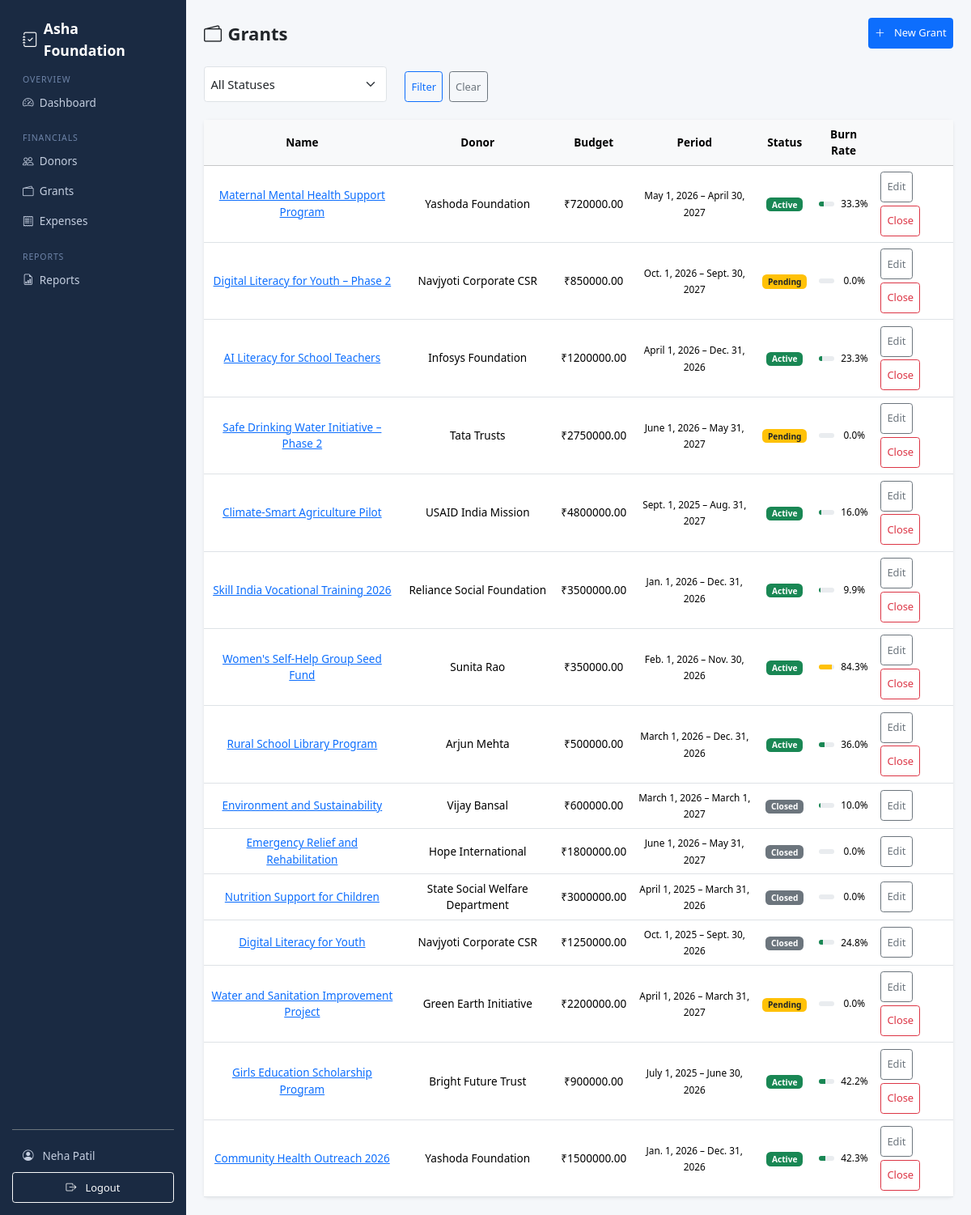
Screenshot of /grants/ (signed in) with the database file from the repository.
### apps/accounts/models.py (models this page shows, shortened)
class User(AbstractUser):
    ROLE_ADMIN = "admin"
    ROLE_FINANCE = "finance"
    ROLE_AUDITOR = "auditor"
    ROLE_CHOICES = [
        (ROLE_ADMIN, "Admin"),
        (ROLE_FINANCE, "Finance Manager"),
        (ROLE_AUDITOR, "Auditor"),
    ]
    role = models.CharField(
        max_length=20,
        choices=ROLE_CHOICES,
        default=ROLE_AUDITOR,
    )
    phone = models.CharField(max_length=20, blank=True)
    @property
    def is_admin_role(self):
        return self.role == self.ROLE_ADMIN
    @property
    def is_finance(self):
        return self.role == self.ROLE_FINANCE
    @property
    def is_auditor(self):
        return self.role == self.ROLE_AUDITOR
    @property
    def can_write(self):
        return self.role == self.ROLE_FINANCE

### apps/grants/models.py (models this page shows, shortened)
class Grant(models.Model):
    STATUS_PENDING = "pending"
    STATUS_ACTIVE = "active"
    STATUS_CLOSED = "closed"
    STATUS_CHOICES = [
        (STATUS_PENDING, "Pending"),
        (STATUS_ACTIVE, "Active"),
        (STATUS_CLOSED, "Closed"),
    ]
    donor = models.ForeignKey(Donor, on_delete=models.PROTECT, related_name="grants")
    name = models.CharField(max_length=250)
    total_amount = models.DecimalField(max_digits=14, decimal_places=2)
    start_date = models.DateField()
    end_date = models.DateField()
    purpose = models.TextField()
    status = models.CharField(max_length=10, choices=STATUS_CHOICES, default=STATUS_PENDING)
    agreement_file = models.FileField(upload_to="grants/agreements/", blank=True, null=True)
    is_active = models.BooleanField(default=True)  # soft delete
    created_at = models.DateTimeField(auto_now_add=True)
    updated_at = models.DateTimeField(auto_now=True)
    class Meta:
        ordering = ["-created_at"]
    @property
    def utilized_amount(self):
        from django.db.models import Sum
        result = self.allocations.filter(expense__is_active=True).aggregate(total=Sum("allocated_amount"))
        return result["total"] or 0
    @property
    def burn_rate(self):
        if self.total_amount == 0:
            return 0
        return round((self.utilized_amount / self.total_amount) * 100, 1)

### apps/donors/models.py (models this page shows, shortened)
class Donor(models.Model):
    TYPE_INDIVIDUAL = "individual"
    TYPE_ORGANIZATION = "organization"
    TYPE_GOVERNMENT = "government"
    TYPE_CORPORATE = "corporate"
    TYPE_CHOICES = [
        (TYPE_INDIVIDUAL, "Individual"),
        (TYPE_ORGANIZATION, "Organization"),
        (TYPE_GOVERNMENT, "Government"),
        (TYPE_CORPORATE, "Corporate"),
    ]
    name = models.CharField(
        max_length=200,
        help_text="Full name of the donor (individual, organization, or agency)"
    )
    donor_type = models.CharField(
        max_length=20,
        choices=TYPE_CHOICES,
        default=TYPE_INDIVIDUAL,
        help_text="Category of donor for classification"
    )
    email = models.EmailField(
        blank=True,
        help_text="Contact email address"
    )
    phone = models.CharField(
        max_length=20,
        blank=True,
        help_text="Contact phone number (format flexible)"
    )
    country = models.CharField(
        max_length=100,
        default="India",
        help_text="Donor's country"
    )
    address = models.TextField(
        blank=True,
        help_text="Mailing address for communication"
    )
    pan_number = models.CharField(
        max_length=20,
        blank=True,
        verbose_name="PAN Number",
        help_text="Indian PAN (Permanent Account Number) for tax purposes"
    )
    notes = models.TextField(
        blank=True,
        help_text="Internal notes (preferences, restrictions, etc.)"
    )
    is_active = models.BooleanField(
        default=True,
        help_text="Soft-delete flag. False = inactive but preserved for history"
    )
    created_at = models.DateTimeField(
        auto_now_add=True,
        help_text="When the donor was first registered"
    )
    updated_at = models.DateTimeField(
        auto_now=True,
        help_text="When the donor record was last modified"
    )
    class Meta:
        ordering = ["name"]

### apps/grants/views.py (the view)
# urls.py: path("", views.grant_list, name="grant_list"),
@login_required
@role_required("admin", "finance", "auditor")
def grant_list(request):
    grants = Grant.objects.filter(is_active=True).select_related("donor")
    status_filter = request.GET.get("status", "")
    if status_filter:
        grants = grants.filter(status=status_filter)
    return render(request, "grants/grant_list.html", {
        "grants": grants,
        "status_filter": status_filter,
        "status_choices": Grant.STATUS_CHOICES,
    })

### apps/grants/templates/grants/grant_list.html (shortened to what this page needs)
{% extends "base.html" %}
{% load static %}
{% block content %}
<link href="{% static 'css/list-pages.css' %}" rel="stylesheet">
<div class="list-header">
  <h4 class="fw-bold mb-0"><i class="bi bi-wallet2 me-2"></i>Grants</h4>
  {% if user.can_write %}
  <a href="{% url 'grants:grant_create' %}" class="btn btn-primary btn-sm">
    <i class="bi bi-plus-lg me-1"></i>New Grant
  </a>
  {% endif %}
</div>
<form method="get" class="row g-2 mb-4 filter-form">
  <div class="col-md-3">
    <select name="status" class="form-select form-select-sm">
      <option value="">All Statuses</option>
    </select>
  </div>
  <div class="col-auto">
    <button type="submit" class="btn btn-sm btn-outline-primary">Filter</button>
    <a href="{% url 'grants:grant_list' %}" class="btn btn-sm btn-outline-secondary">Clear</a>
  </div>
</form>
<div class="card">
  <div class="table-responsive">
    <table class="table table-hover mb-0">
      <thead class="table-light">
        <tr>
          <th>Name</th>
          <th class="table-hide-mobile">Donor</th>
          <th class="table-hide-mobile">Budget</th>
          <th class="table-hide-mobile">Period</th>
          <th class="table-hide-mobile">Status</th>
          <th class="table-hide-mobile">Burn Rate</th>
          <th></th>
        </tr>
      </thead>
      <tbody>
        {% for grant in grants %}
        <tr>
          <td><a href="{% url 'grants:grant_detail' grant.pk %}">{{ grant.name }}</a></td>
          <td class="table-hide-mobile">{{ grant.donor.name }}</td>
          <td class="table-hide-mobile">₹{{ grant.total_amount|floatformat:2 }}</td>
          <td class="table-hide-mobile"><small>{{ grant.start_date }} – {{ grant.end_date }}</small></td>
          <td class="table-hide-mobile">
            <span class="badge {% if grant.status == 'active' %}bg-success{% elif grant.status == 'pending' %}bg-warning text-dark{% else %}bg-secondary{% endif %}">
              {{ grant.get_status_display }}
            </span>
          </td>
          <td class="table-hide-mobile">
            <div class="d-flex align-items-center gap-2">
              <div class="progress flex-grow-1" style="height:6px;">
                <div class="progress-bar {% if grant.burn_rate >= 90 %}bg-danger{% elif grant.burn_rate >= 70 %}bg-warning{% else %}bg-success{% endif %}"
                     style="width:{{ grant.burn_rate }}%"></div>
              </div>
              <small style="min-width: 35px;">{{ grant.burn_rate }}%</small>
            </div>
          </td>
          <td class="text-end">
            {% if user.can_write %}
            <div class="action-buttons">
              <a href="{% url 'grants:grant_edit' grant.pk %}" class="btn btn-sm btn-outline-secondary">Edit</a>
              {% if grant.status != 'closed' %}
              <a href="{% url 'grants:grant_close' grant.pk %}" class="btn btn-sm btn-outline-danger">Close</a>
              {% endif %}
            </div>
            {% endif %}
          </td>
        </tr>
        {% empty %}
        <tr><td colspan="7" class="text-center py-4 text-muted">No grants found.</td></tr>
        {% endfor %}
      </tbody>
    </table>
  </div>
</div>
{% endblock %}

### templates/base.html (shortened to what this page needs)
<!DOCTYPE html>
<html lang="en">
<head>
  <link href="https://cdn.jsdelivr.net/npm/bootstrap@5.3.3/dist/css/bootstrap.min.css" rel="stylesheet">
  <link href="https://cdn.jsdelivr.net/npm/bootstrap-icons@1.11.3/font/bootstrap-icons.min.css" rel="stylesheet">
  {% load static %}
  <link href="{% static 'css/base.css' %}" rel="stylesheet">
</head>
<body>
{% if user.is_authenticated %}
<div class="d-flex" style="min-height: 100vh;">
  <nav class="sidebar d-flex flex-column p-3" id="sidebar" style="width:230px;flex-shrink:0;">
    <a class="sidebar-brand text-decoration-none d-flex align-items-center gap-2" href="{% url 'accounts:dashboard' %}">
      <i class="bi bi-journal-check fs-5"></i> <span class="d-none d-sm-inline">Asha Foundation</span>
    </a>
    <div class="nav-section">Overview</div>
    <a class="nav-link mb-1 {% if request.resolver_match.url_name == 'dashboard' %}active{% endif %}" href="{% url 'accounts:dashboard' %}">
      <i class="bi bi-speedometer2 me-2"></i><span>Dashboard</span>
    </a>
    {% if user.is_admin_role or user.is_finance or user.is_auditor %}
    <div class="nav-section mt-2">Financials</div>
    <a class="nav-link mb-1" href="{% url 'donors:donor_list' %}">
      <i class="bi bi-people me-2"></i><span>Donors</span>
    </a>
    <a class="nav-link mb-1" href="{% url 'grants:grant_list' %}">
      <i class="bi bi-wallet2 me-2"></i><span>Grants</span>
    </a>
    <a class="nav-link mb-1" href="{% url 'expenses:expense_list' %}">
      <i class="bi bi-receipt me-2"></i><span>Expenses</span>
    </a>
    {% if user.is_finance or user.is_auditor %}
    <div class="nav-section mt-2">Reports</div>
    <a class="nav-link mb-1" href="{% url 'reports:report_index' %}">
      <i class="bi bi-file-earmark-bar-graph me-2"></i><span>Reports</span>
    </a>
    {% endif %}
    {% endif %}
    <div class="mt-auto pt-3 border-top border-secondary">
      <a class="nav-link mb-1" href="{% url 'accounts:profile' %}">
        <i class="bi bi-person-circle me-2"></i>
        <span class="d-none d-sm-inline">{{ user.get_full_name|default:user.username }}</span>
      </a>
      <form method="post" action="{% url 'accounts:logout' %}" class="m-0">
        <button type="submit" class="btn btn-sm btn-outline-light w-100 mt-1">
          <i class="bi bi-box-arrow-right me-1"></i><span class="d-none d-sm-inline">Logout</span>
        </button>
      </form>
    </div>
  </nav>
  <main class="flex-grow-1 p-4">
    {% block content %}{% endblock %}
  </main>
</div>
{% else %}
  {% block auth_content %}{% endblock %}
{% endif %}
</body>
</html>

### static/css/base.css (style rules this page uses)
html, body { font-size: 0.92rem; overflow: hidden; height: 100%; }
.sidebar { height: 100vh; background: #1a2a42; flex-shrink: 0; display: flex; flex-direction: column; }
.sidebar .nav-link { color: #c5cfe0; border-radius: 6px; padding: 0.45rem 0.9rem; }
.sidebar .nav-section { color: #6e84a8; font-size: 0.72rem; letter-spacing: 0.08em; text-transform: uppercase; padding: 0.6rem 0.9rem 0.2rem; }
.sidebar-brand { color: #fff; font-weight: 700; font-size: 1.2rem; margin: 0; padding: 0.5rem 0.9rem; }
main { background: #f5f7fa; height: 100vh; overflow-y: auto; }
.card { border: none; box-shadow: 0 1px 4px rgba(0, 0, 0, 0.08); }
.btn { min-height: 38px; display: flex; align-items: center; justify-content: center; gap: 0.5rem; }
.form-control, .form-select { min-height: 44px; font-size: 1rem; }
h1, h2, h3, h4, h5, h6 { word-wrap: break-word; overflow-wrap: break-word; }
.d-flex { height: 100; }
@media (min-width: 1024px) { main { padding: 2rem; } }
@media (min-width: 1024px) { .sidebar { min-width: 230px; } }

### static/css/list-pages.css (style rules this page uses)
.list-header { display: flex; justify-content: space-between; align-items: center; flex-wrap: wrap; gap: 1rem; margin-bottom: 1.5rem; }
.filter-form { gap: 0.5rem; }
@media (min-width: 1024px) { .filter-form { display: flex; flex-wrap: nowrap; gap: 1rem; align-items: flex-end; } }
@media (min-width: 1024px) { .filter-form .col-md-5, .filter-form .col-md-3 { flex: 0 0 auto; } }
@media (min-width: 1024px) { .filter-form .col-auto { display: flex; gap: 0.5rem; flex-shrink: 0; } }
.table th, .table td { text-align: center !important; vertical-align: middle !important; }
.action-buttons { display: flex; gap: 0.25rem; flex-wrap: wrap; }
.table tbody tr { min-height: 44px; }

### rows the page displays
User: get_full_name "Neha Patil"
Grant: name "Maternal Mental Health Support Program", donor.name "Yashoda Foundation", total_amount "720000.00", start_date "May 1, 2026", end_date "April 30, 2027", status "Active", burn_rate "33.3", shows "Close"
Grant: name "Digital Literacy for Youth – Phase 2", donor.name "Navjyoti Corporate CSR", total_amount "850000.00", start_date "Oct. 1, 2026", end_date "Sept. 30, 2027", status "Pending", burn_rate "0.0", shows "Close"
Grant: name "AI Literacy for School Teachers", donor.name "Infosys Foundation", total_amount "1200000.00", start_date "April 1, 2026", end_date "Dec. 31, 2026", status "Active", burn_rate "23.3", shows "Close"
Grant: name "Safe Drinking Water Initiative – Phase 2", donor.name "Tata Trusts", total_amount "2750000.00", start_date "June 1, 2026", end_date "May 31, 2027", status "Pending", burn_rate "0.0", shows "Close"
Grant: name "Climate-Smart Agriculture Pilot", donor.name "USAID India Mission", total_amount "4800000.00", start_date "Sept. 1, 2025", end_date "Aug. 31, 2027", status "Active", burn_rate "16.0", shows "Close"
Grant: name "Skill India Vocational Training 2026", donor.name "Reliance Social Foundation", total_amount "3500000.00", start_date "Jan. 1, 2026", end_date "Dec. 31, 2026", status "Active", burn_rate "9.9", shows "Close"
Grant: name "Women's Self-Help Group Seed Fund", donor.name "Sunita Rao", total_amount "350000.00", start_date "Feb. 1, 2026", end_date "Nov. 30, 2026", status "Active", burn_rate "84.3", shows "Close"
Grant: name "Rural School Library Program", donor.name "Arjun Mehta", total_amount "500000.00", start_date "March 1, 2026", end_date "Dec. 31, 2026", status "Active", burn_rate "36.0", shows "Close"
Grant: name "Environment and Sustainability", donor.name "Vijay Bansal", total_amount "600000.00", start_date "March 1, 2026", end_date "March 1, 2027", status "Closed", burn_rate "10.0"
Grant: name "Emergency Relief and Rehabilitation", donor.name "Hope International", total_amount "1800000.00", start_date "June 1, 2026", end_date "May 31, 2027", status "Closed", burn_rate "0.0"
Grant: name "Nutrition Support for Children", donor.name "State Social Welfare Department", total_amount "3000000.00", start_date "April 1, 2025", end_date "March 31, 2026", status "Closed", burn_rate "0.0"
Grant: name "Digital Literacy for Youth", donor.name "Navjyoti Corporate CSR", total_amount "1250000.00", start_date "Oct. 1, 2025", end_date "Sept. 30, 2026", status "Closed", burn_rate "24.8"
Grant: name "Water and Sanitation Improvement Project", donor.name "Green Earth Initiative", total_amount "2200000.00", start_date "April 1, 2026", end_date "March 31, 2027", status "Pending", burn_rate "0.0", shows "Close"
Grant: name "Girls Education Scholarship Program", donor.name "Bright Future Trust", total_amount "900000.00", start_date "July 1, 2025", end_date "June 30, 2026", status "Active", burn_rate "42.2", shows "Close"
Grant: name "Community Health Outreach 2026", donor.name "Yashoda Foundation", total_amount "1500000.00", start_date "Jan. 1, 2026", end_date "Dec. 31, 2026", status "Active", burn_rate "42.3", shows "Close"
